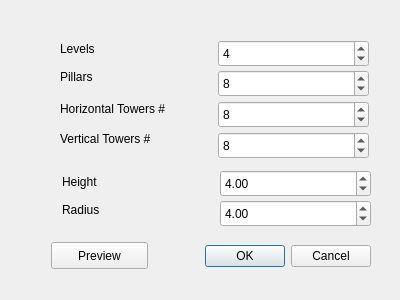
<?xml version="1.0" encoding="UTF-8"?>
<ui version="4.0">
 <class>DlgPizaModelBuilder</class>
 <widget class="QDialog" name="DlgPizaModelBuilder">
  <property name="geometry">
   <rect>
    <x>0</x>
    <y>0</y>
    <width>400</width>
    <height>300</height>
   </rect>
  </property>
  <property name="windowTitle">
   <string>Dialog</string>
  </property>
  <widget class="QDialogButtonBox" name="buttonBox">
   <property name="geometry">
    <rect>
     <x>30</x>
     <y>240</y>
     <width>341</width>
     <height>32</height>
    </rect>
   </property>
   <property name="orientation">
    <enum>Qt::Horizontal</enum>
   </property>
   <property name="standardButtons">
    <set>QDialogButtonBox::Cancel|QDialogButtonBox::Ok</set>
   </property>
  </widget>
  <widget class="QLabel" name="label">
   <property name="geometry">
    <rect>
     <x>60</x>
     <y>40</y>
     <width>67</width>
     <height>17</height>
    </rect>
   </property>
   <property name="text">
    <string>Levels</string>
   </property>
  </widget>
  <widget class="QSpinBox" name="sbLevels">
   <property name="geometry">
    <rect>
     <x>218</x>
     <y>40</y>
     <width>151</width>
     <height>27</height>
    </rect>
   </property>
   <property name="value">
    <number>4</number>
   </property>
  </widget>
  <widget class="QLabel" name="label_2">
   <property name="geometry">
    <rect>
     <x>60</x>
     <y>68</y>
     <width>67</width>
     <height>17</height>
    </rect>
   </property>
   <property name="text">
    <string>Pillars</string>
   </property>
  </widget>
  <widget class="QSpinBox" name="sbPillars">
   <property name="geometry">
    <rect>
     <x>218</x>
     <y>70</y>
     <width>151</width>
     <height>27</height>
    </rect>
   </property>
   <property name="value">
    <number>8</number>
   </property>
  </widget>
  <widget class="QLabel" name="label_3">
   <property name="geometry">
    <rect>
     <x>62</x>
     <y>173</y>
     <width>67</width>
     <height>17</height>
    </rect>
   </property>
   <property name="text">
    <string>Height</string>
   </property>
  </widget>
  <widget class="QDoubleSpinBox" name="sbHeight">
   <property name="geometry">
    <rect>
     <x>220</x>
     <y>170</y>
     <width>151</width>
     <height>27</height>
    </rect>
   </property>
   <property name="value">
    <double>4.000000000000000</double>
   </property>
  </widget>
  <widget class="QPushButton" name="btnPreview">
   <property name="geometry">
    <rect>
     <x>51</x>
     <y>242</y>
     <width>97</width>
     <height>27</height>
    </rect>
   </property>
   <property name="text">
    <string>Preview</string>
   </property>
  </widget>
  <widget class="QLabel" name="label_4">
   <property name="geometry">
    <rect>
     <x>62</x>
     <y>201</y>
     <width>67</width>
     <height>17</height>
    </rect>
   </property>
   <property name="text">
    <string>Radius</string>
   </property>
  </widget>
  <widget class="QDoubleSpinBox" name="sbRadius">
   <property name="geometry">
    <rect>
     <x>220</x>
     <y>200</y>
     <width>151</width>
     <height>27</height>
    </rect>
   </property>
   <property name="value">
    <double>4.000000000000000</double>
   </property>
  </widget>
  <widget class="QSpinBox" name="sbHTowers">
   <property name="geometry">
    <rect>
     <x>218</x>
     <y>101</y>
     <width>151</width>
     <height>27</height>
    </rect>
   </property>
   <property name="value">
    <number>8</number>
   </property>
  </widget>
  <widget class="QLabel" name="label_5">
   <property name="geometry">
    <rect>
     <x>60</x>
     <y>100</y>
     <width>121</width>
     <height>17</height>
    </rect>
   </property>
   <property name="text">
    <string>Horizontal Towers #</string>
   </property>
  </widget>
  <widget class="QLabel" name="label_6">
   <property name="geometry">
    <rect>
     <x>60</x>
     <y>130</y>
     <width>131</width>
     <height>17</height>
    </rect>
   </property>
   <property name="text">
    <string>Vertical Towers #</string>
   </property>
  </widget>
  <widget class="QSpinBox" name="sbVTowers">
   <property name="geometry">
    <rect>
     <x>218</x>
     <y>132</y>
     <width>151</width>
     <height>27</height>
    </rect>
   </property>
   <property name="value">
    <number>8</number>
   </property>
  </widget>
 </widget>
 <resources/>
 <connections>
  <connection>
   <sender>buttonBox</sender>
   <signal>accepted()</signal>
   <receiver>DlgPizaModelBuilder</receiver>
   <slot>accept()</slot>
   <hints>
    <hint type="sourcelabel">
     <x>248</x>
     <y>254</y>
    </hint>
    <hint type="destinationlabel">
     <x>157</x>
     <y>274</y>
    </hint>
   </hints>
  </connection>
  <connection>
   <sender>buttonBox</sender>
   <signal>rejected()</signal>
   <receiver>DlgPizaModelBuilder</receiver>
   <slot>reject()</slot>
   <hints>
    <hint type="sourcelabel">
     <x>316</x>
     <y>260</y>
    </hint>
    <hint type="destinationlabel">
     <x>286</x>
     <y>274</y>
    </hint>
   </hints>
  </connection>
 </connections>
</ui>
